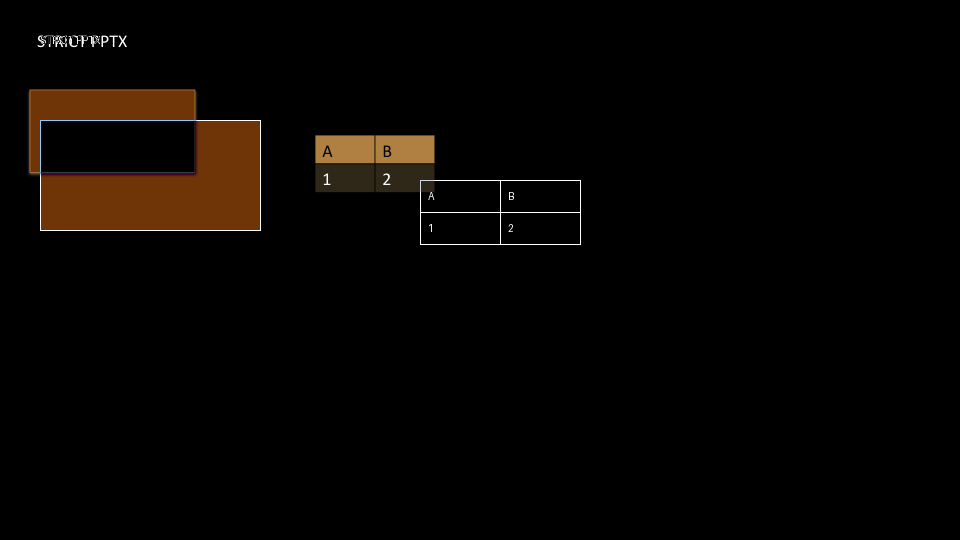
#> input picture rasid-platform-core/packages/strict-replication-engine/runtime/backend/storage/renders/api-real-image-to-pptx-independent-diff.png, 960 x 540 px
$ python analyze-dashboard-image.py ../packages/strict-replication-engine/runtime/backend/storage/renders/api-real-image-to-pptx-independent-diff.png
#> lines starting #> are read from the running program, lines starting #| are printed output that depends on the picture
import json
import sys
from collections import Counter
from pathlib import Path

from PIL import Image


def rgb_to_hex(rgb):
    return "#%02x%02x%02x" % rgb


def main():
    image_path = Path(sys.argv[1])
    image = Image.open(image_path).convert("RGB")
#> image is the input picture: PIL image 960x540 RGB; mean R, G, B 6.8, 4.1, 1.8
    width, height = image.size
#> width = 960; height = 540
    sample = image.resize((64, 64))
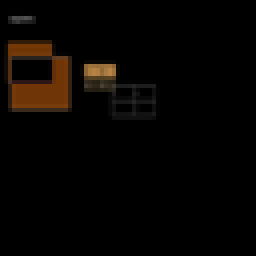
#> sample: PIL image 64x64 RGB (shown 4 times larger); mean R, G, B 6.9, 4.2, 1.8
    colors = Counter(sample.getdata()).most_common(5)
#> colors = [((0, 0, 0), 3660), ((111, 53, 6), 56), ((118, 59, 11), 12), ((58, 42, 30), 12), ((116, 56, 8), 10)]
    palette = [rgb_to_hex(color) for color, _ in colors]
#> palette = ['#000000', '#6f3506', '#763b0b', '#3a2a1e', '#743808']
    inferred_layout = "wide" if width >= height else "stacked"
#> inferred_layout = 'wide'
    if any(channel > 180 for color, _ in colors for channel in color):
      inferred_layout = f"{inferred_layout}-light"
    print(json.dumps({
        "palette": palette,
        "width": width,
        "height": height,
        "inferred_layout": inferred_layout
    }))
#| {"palette": ["#000000", "#6f3506", "#763b0b", "#3a2a1e", "#743808"], "width": 960, "height": 540, "inferred_layout": "wide"}


if __name__ == "__main__":
    main()
